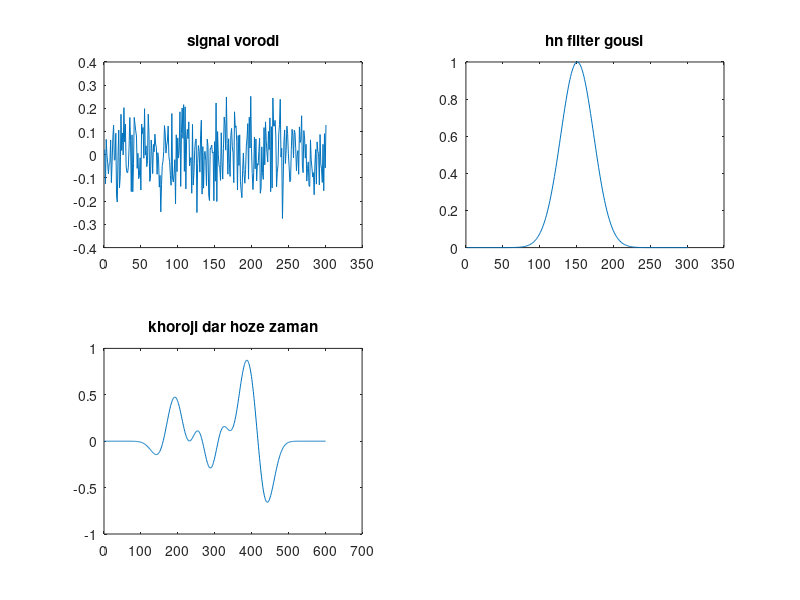
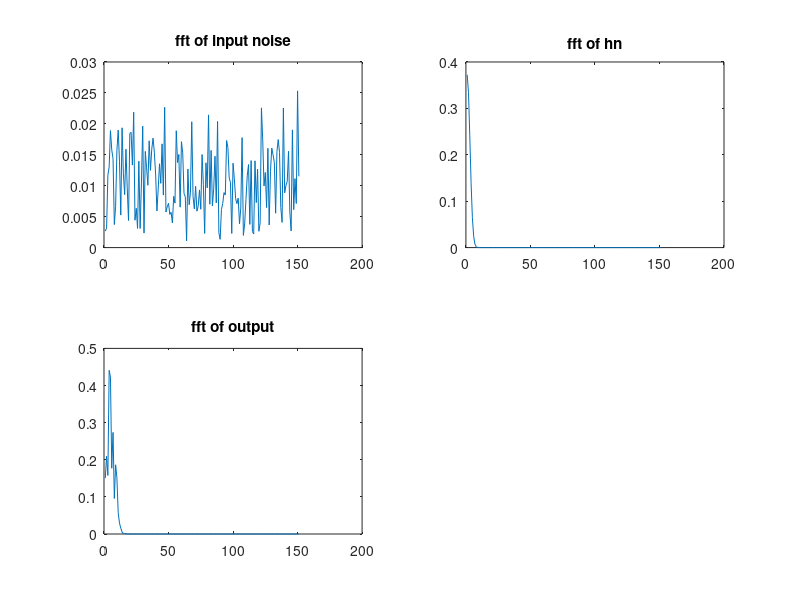

The MATLAB script that drew these images, in order:
%#######################################################################
%       @@   written by mehran tamjidi     stu number : 9665506   @@
%                      email:mehrant.0611@gmail.com
%        
%                 the code is complete and without any wrong 
%                 
%                  <><><><><><>< thank you  ><><><><><><>
%  
%                       bakhshe1 baraie vaieance=0.01
%#######################################################################


clc
clear All
close all
                 %baraie varience1=0.01

varience1=0.01;             delta1=sqrt(varience1);
% varience2=0.2;              delta2=sqrt(varience2);

sigma2h=5;
N=30;

karane_paiin=(-N/2);
karane_bala=(N/2);


n =karane_paiin:0.1:karane_bala;
n2=-((n).^2);
hn=exp(n2/(2*sigma2h));

len=length(hn);
f=(0:len-1)/len;

x1=delta1*randn(1,len);
figure(1)
subplot(2,2,1);plot(x1);title('signal vorodi');
subplot(2,2,2);plot(hn);title('hn filter gousi');
y1=conv(x1,hn);

n2 =karane_paiin*2:0.1:karane_bala*2;
subplot(2,2,3);plot(y1);title('khoroji dar hoze zaman');


% HW = fftshift(hn);
% HWplot=abs(HW)/len;
% 
% figure(2)
% subplot(2,2,1); fshift1 = (-len/2:len/2-1);
% plot(fshift1,HWplot);title('amplitude of H(w)');
% grid on 


% Y1= fftshift(y1);
% Y1plot=abs(Y1)/len;
% % 
% figure(3)
% subplot(2,2,2);
% fshift2 = (-len+1:len-1)*(10/601);
% figure(2)
% subplot(2,2,1);
% plot(fshift2,Y1plot);title('khoroji darhoze fequency');


% 
% figure(10);
% Y1 = fftshift(y1);
% Fs=10;
% P2 = abs(y1/len);
% P1 = P2(1:len/2+1);
% P1(2:end-1) = 2*P1(2:end-1);
% 
% f = Fs*(0:(len/2))/len;
% plot(f,P1) 
% title('Single-Sided Amplitude Spectrum of X(t)')
% xlabel('f (Hz)')
% ylabel('|P1(f)|')


figure(2)

X1=fft(x1);
r2 = abs(X1/len);
mag1 =2*r2(1:len/2+1);
subplot(2,2,1);plot(mag1);title('fft of input noise');





% 
% Y1 = fft(y1);
% % Compute the two-sided spectrum P2. Then compute the single-sided spectrum P1 based on P2 and the even-valued signal length L.
% 
% P2 = abs(Y1/len);
% P1 = P2(1:len/2+1);
% P1(2:end-1) = 2*P1(2:end-1);
% % Define the frequency domain f and plot the single-sided amplitude spectrum P1. The amplitudes are not exactly at 0.7 and 1, as expected, because of the added noise. On average, longer signals produce better frequency approximations.
% 
% f = 10*(0:(len/2))/len;
% subplot(2,2,2); plot(f,P1); title('fft of output');



HW2=fft(hn);
m2 = abs(HW2/len);
mag3 =2*m2(1:len/2+1);
subplot(2,2,2);plot(mag3);title('fft of hn');





Y1=fft(y1);
P2 = abs(Y1/len);
mag2 =2*P2(1:len/2+1);
% img_part=imag(P1);    %real part equation
% real_part=real(P1);
% %subplot(2,2,1);plot(img_part);
% %subplot(2,2,2);plot(real_part);
% mag=sqrt((img_part.^2)+real_part.^2);
% %subplot(2,2,2);plot(teta);title('angle');xlabel('f (Hz)');
subplot(2,2,3);plot(mag2);title('fft of output');



